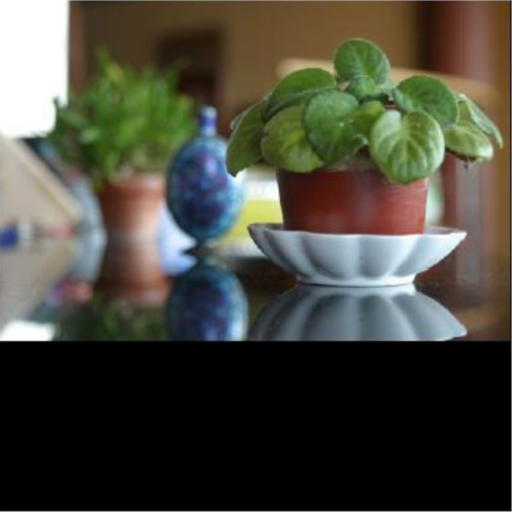
%> input picture LaplacianBlending/images/1.png, 1024 x 1024 px (shown at 1/2 size)
$ octave main.m   (GNU Octave 9; MATLAB toolbox functions it lacks are replaced by stand-ins)
%> lines starting %> are read from the running program, lines starting %| are printed output that depends on the picture; in (x1, y1, x2, y2) boxes, pixels count from 0 and x2, y2 are one past the last pixel; in counts of white or black regions, pixels touching at a corner belong together; the program's own positions count from 1
### LaplacianBlending/GaussianPyramid.m
function gp = GaussianPyramid(img, num_levels)
    gp = cell(1,num_levels);
    % cell array: gp{i} = ...
    % build gaussian kernel using fspecial
    gauss = fspecial('gaussian');

    % construct gaussian pyramid, use imfilter and imresize
    gp{1} = img;
    for i = 2 : num_levels
        imgG = imfilter(gp{i - 1}, gauss);
        imgS = imresize(imgG, 0.5);
        gp{i} = imgS;
    end
end

### LaplacianBlending/DisplayPyramid.m
function [f] = DisplayPyramid(pyramid)
    f = figure;

    % https://stackoverflow.com/questions/27002563/display-a-gaussian-pyramid-stored-in-a-cell-array-in-a-single-figure
    m = size(pyramid{1}, 1);
    newI = pyramid{1};
    for i = 2 : numel(pyramid)
        [q,p,~] = size(pyramid{i});
        I = cat(1,repmat(zeros(1 , p),[m - q , 1]),pyramid{i});
        newI = cat(2,newI,I);
    end
    imshow(newI)

end

### LaplacianBlending/LaplacianPyramid.m
function [lp] = LaplacianPyramid(gp)
    num_levels = numel(gp);
    lp = cell(1,num_levels);
    % cell array: lp{i} = ...
    gauss = fspecial('gaussian');

    % construct laplacian pyramid
    lp{end} = gp{end};
    for i = num_levels - 1 : -1 : 1
        imgG = imfilter(gp{i + 1}, gauss);
        imgS = imresize(imgG, 2);
        lp{i} = gp{i} - imgS;
    end

end

### LaplacianBlending/LaplacianReconstruct.m
function [img] = LaplacianReconstruct(lp)
    % reconstruct
    num_levels = numel(lp);
    img = lp{end};

    for i = num_levels - 1 : -1 : 1
        imgExp = imresize(img, 2);
        img = imgExp + lp{i};
    end
end

### LaplacianBlending/Blend.m
function [imgBlend] = Blend(lp1, lp2, gpM)
    lpBlend = cell(1, numel(lp1));
    num_levels = numel(lp1);

    % blend pyramids
    for i = 1 : num_levels
        lpBlend{i} = (1 - gpM{i}) .* lp1{i} + gpM{i} .* lp2{i};
    end

    % reconstruct image using blended laplacian pyramid
    imgBlend = LaplacianReconstruct(lpBlend);
end

### LaplacianBlending/main.m
clear all;
close all;

% load images
img1 = imread('images/1.png');
%> img1 is the input picture: size 1024x1024x3 uint8; mean R, G, B 72.8, 72, 60.7
if (ndims(img1) == 3)
    img1 = rgb2gray(img1);
%> img1: size 1024x1024 uint8
end
img2 = imread('images/2.png');
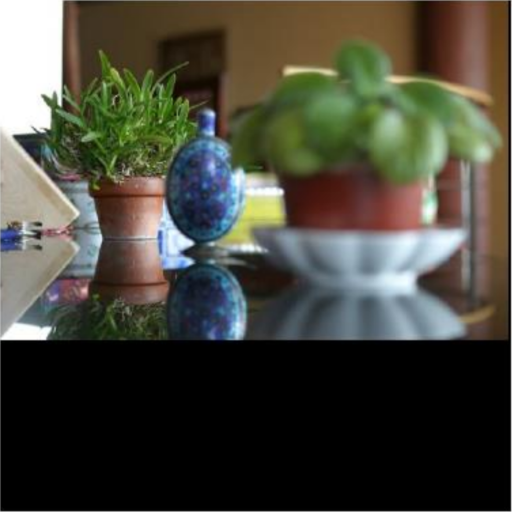
%> input picture LaplacianBlending/images/2.png, 1024 x 1024 px (shown at 1/2 size)
%> img2 is the input picture: size 1024x1024x3 uint8; mean R, G, B 70.7, 69.9, 58.7
if (ndims(img2) == 3)
    img2 = rgb2gray(img2);
%> img2: size 1024x1024 uint8
end
imgM = imread('images/M.png')/255;
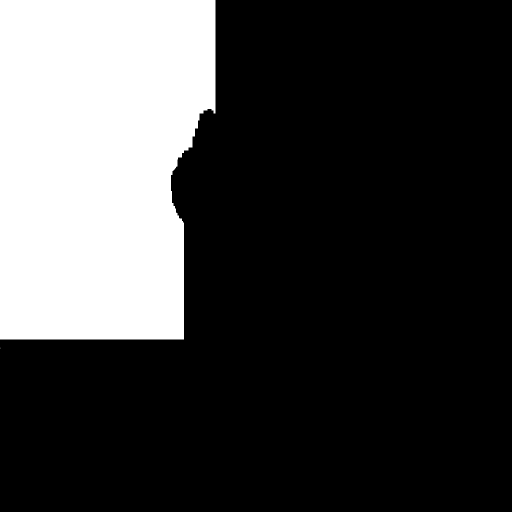
%> input picture LaplacianBlending/images/M.png, 1024 x 1024 px (shown at 1/2 size)
%> imgM: size 1024x1024x3 uint8; values 0 (black) and 1 (white), 25.1% white; 1 white region, box (x1, y1, x2, y2) and area: (0, 0, 431, 679) 263162
if (ndims(imgM) == 3)
    imgM = rgb2gray(imgM);
end

% build gaussian pyramid of image 1
gp1 = GaussianPyramid(img1, 6);
%> after the loop in GaussianPyramid, `for i = 2 : num_levels`: gp = 6 items
%> gp1 = 6 items
DisplayPyramid(gp1);
%> in DisplayPyramid, `m = size(pyramid{1}, 1);`: m = 1024
%> the loop in DisplayPyramid, `for i = 2 : numel(pyramid)` made 5 passes
%> (q, p) on passes 1 to 5: (512, 512), (256, 256), (128, 128), (64, 64), (32, 32)
%> after the loop in DisplayPyramid, `for i = 2 : numel(pyramid)`:
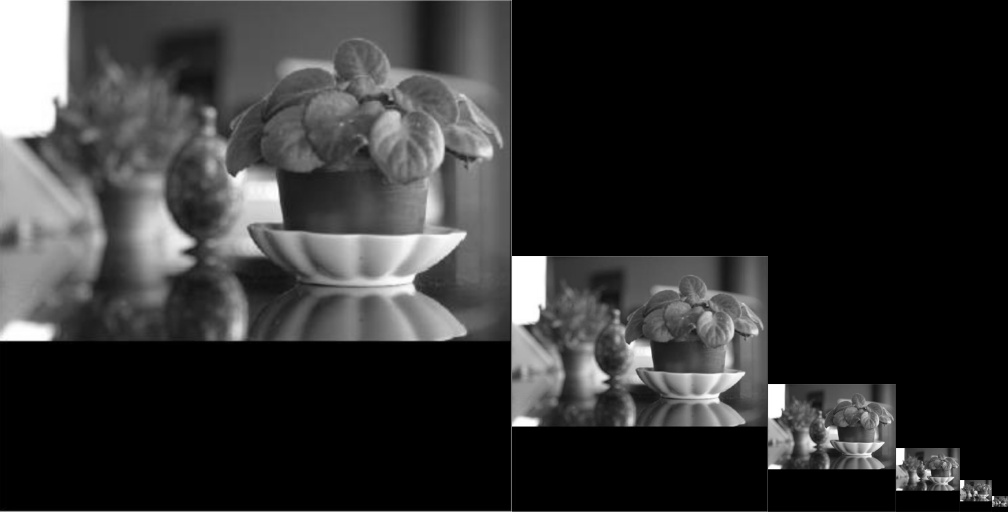
%> newI: size 1024x2016 uint8 (shown at 1/2 size); min 0, max 255, mean 48

% build laplacian pyramid of image 1
lp1 = LaplacianPyramid(gp1);
%> in LaplacianPyramid, `num_levels = numel(gp);`: num_levels = 6
%> in LaplacianPyramid, `lp = cell(1,num_levels);`: lp = {[], [], [], [], [], []}
%> the loop in LaplacianPyramid, `for i = num_levels - 1 : -1 : 1` made 5 passes
%> i on passes 1, 2, 4, 5: 5, 4, 2, 1
%> after the loop in LaplacianPyramid, `for i = num_levels - 1 : -1 : 1`: lp = 6 items
%> lp1 = 6 items
DisplayPyramid(lp1);
%> the loop in DisplayPyramid (call 2), `for i = 2 : numel(pyramid)` made 5 passes
%> pass 1, in DisplayPyramid (call 2), `newI = cat(2,newI,I);`:
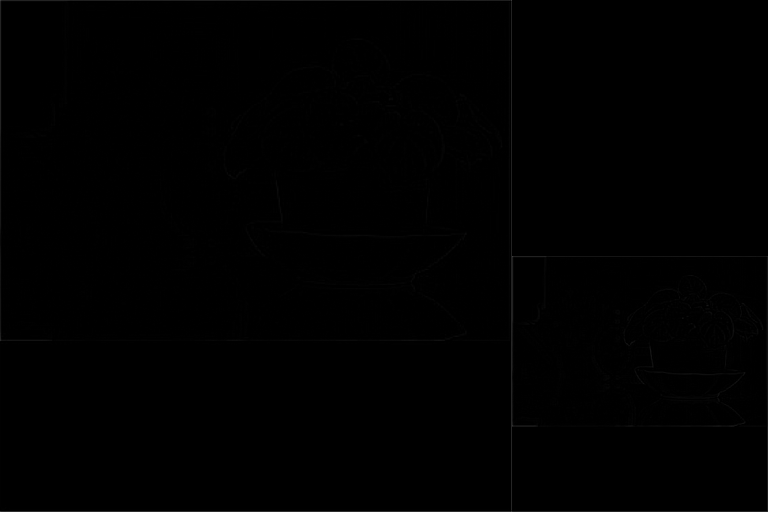
%> newI: size 1024x1536 uint8 (shown at 1/2 size); min 0, max 96, mean 0.4
%> after the loop in DisplayPyramid (call 2), `for i = 2 : numel(pyramid)`:
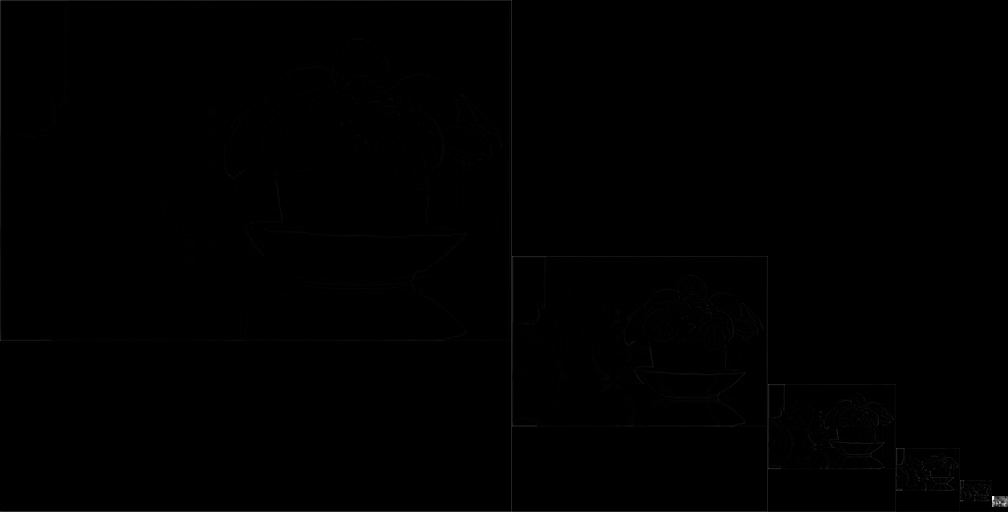
%> newI: size 1024x2016 uint8 (shown at 1/2 size); min 0, max 255, mean 0.4

% reconstruct image 1 using laplacian pyramid
figure;
imshow(LaplacianReconstruct(lp1));
%> the loop in LaplacianReconstruct, `for i = num_levels - 1 : -1 : 1` made 5 passes

% blend images 1 and 2 using mask M
lp2 = LaplacianPyramid(GaussianPyramid(img2, 6));
%> lp2 = 6 items
gpM = GaussianPyramid(imgM, 6);
%> the loop in GaussianPyramid (call 3), `for i = 2 : num_levels` made 5 passes
%> pass 1, in GaussianPyramid (call 3), `imgS = imresize(imgG, 0.5);`:
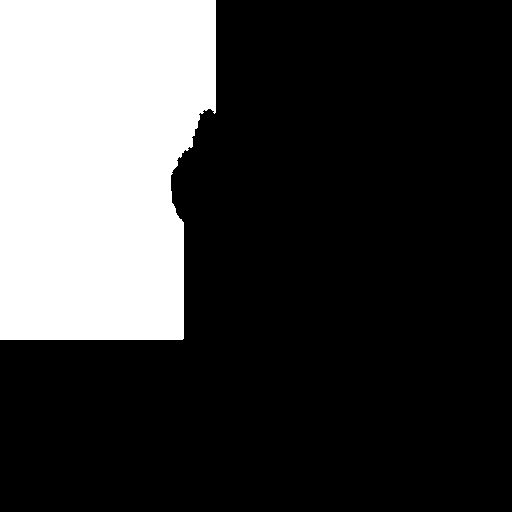
%> imgS: size 512x512 uint8; values 0 (black) and 1 (white), 25.2% white; 1 white region, box (x1, y1, x2, y2) and area: (0, 0, 216, 340) 65948
%> gpM = 6 items
I = Blend(lp1, lp2, gpM);
%> in Blend, `lpBlend = cell(1, numel(lp1));`: lpBlend = {[], [], [], [], [], []}
%> the loop in Blend, `for i = 1 : num_levels` made 6 passes
%> after the loop in Blend, `for i = 1 : num_levels`: lpBlend = 6 items
%> in LaplacianReconstruct (call 2), `num_levels = numel(lp);`: num_levels = 6
%> the loop in LaplacianReconstruct (call 2), `for i = num_levels - 1 : -1 : 1` made 5 passes
%> pass 2, in LaplacianReconstruct (call 2), `imgExp = imresize(img, 2);`:
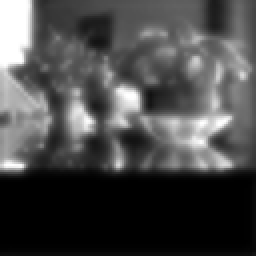
%> imgExp: size 128x128 uint8 (shown 2 times larger); min 0, max 255, mean 73.2
figure;
imshow(I);
